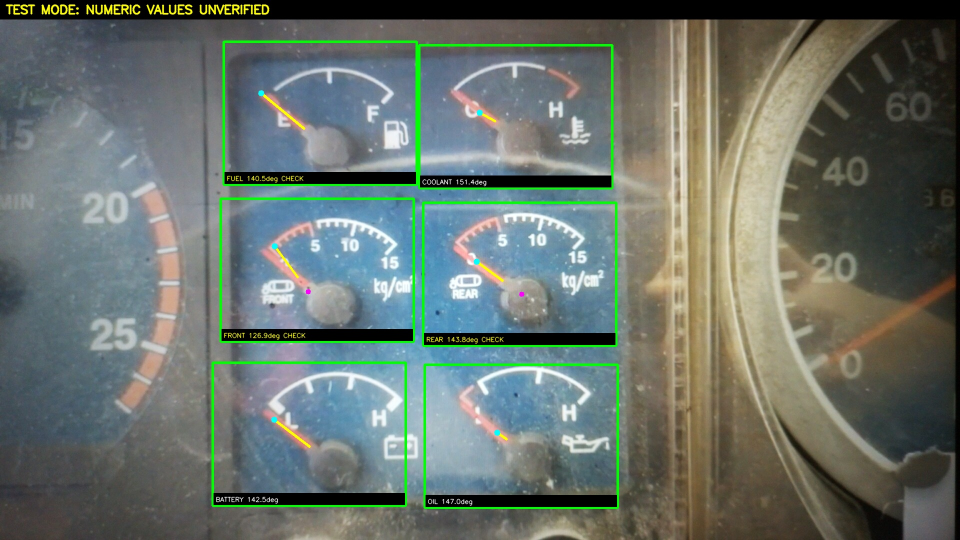
#> input picture sources/camera/centrabus_fast_runtime_v4/second_10cycle_accepted_review/01.jpg, 1920 x 1080 px (shown at 1/2 size); its folder holds only this picture in this run
$ python -i gauge_readers.py   (imports and definitions only)
#> lines starting #> are read from the running program, lines starting #| are printed output that depends on the picture; after the words box and inside, x2 and y2 are one past the last pixel; in counts of white or black regions, pixels touching at a corner belong together
#> further down, picture is the input picture: shape (1080, 1920, 3); mean B, G, R 106.2, 113.2, 103.6
#!/usr/bin/env python3

import cv2
import numpy as np
import math
from pathlib import Path


# ============================================================
# COMMON LINEAR GAUGE CALIBRATION
# BATTERY / COOLANT / FUEL / OIL
# ============================================================

ANGLE_LOW = 135.0
ANGLE_HIGH = 40.0


# ============================================================
# PRESSURE GAUGE CALIBRATION
# FRONT / REAR
# ============================================================

PRESSURE_CALIBRATION = [
    (137.3, 0.0),
    (110.0, 5.0),
    (75.0, 10.0),
    (43.8, 15.0),
]


# ============================================================
# CALIBRATION0 REFERENCE GEOMETRY
#
# These are reference values for testing.
# Final live-camera geometry will be calibrated after
# the camera is permanently mounted.
# ============================================================

FRONT_CONFIG = {
    "pivot_x": 190,
    "pivot_y": 225,
    "min_radius": 10,
    "max_radius": 165,
    "corridor_width": 18,
    "min_component_area": 50,
}

REAR_CONFIG = {
    "pivot_x": 190,
    "pivot_y": 225,
    "min_radius": 10,
    "max_radius": 160,
    "corridor_width": 18,
    "min_component_area": 50,
}

OIL_PIVOT = (205, 215)
OIL_RADIUS_MIN = 10
OIL_RADIUS_MAX = 180


# ============================================================
# BASIC CHECK
# ============================================================

def _check_image(image):

    if image is None:
        raise ValueError("Gauge image is None.")

    if not isinstance(image, np.ndarray):
        raise TypeError(
            "Gauge image must be a NumPy/OpenCV image."
        )

    if image.ndim != 3:
        raise ValueError(
            "Gauge image must be a BGR color image."
        )


# ============================================================
# ANGLE -> PERCENT
# ============================================================

def _angle_to_percent(
    angle,
    angle_low=ANGLE_LOW,
    angle_high=ANGLE_HIGH
):

    if angle >= angle_low:
        return 0.0

    if angle <= angle_high:
        return 100.0

    value = (
        (angle_low - angle)
        /
        (angle_low - angle_high)
    ) * 100.0

    return max(
        0.0,
        min(100.0, value)
    )


# ============================================================
# SIMPLE RED MASK
#
# BATTERY / COOLANT / FUEL / OIL
# ============================================================

def _create_simple_red_mask(image):

    hsv = cv2.cvtColor(
        image,
        cv2.COLOR_BGR2HSV
    )
#> hsv: shape (1080, 1920, 3); mean H, S, V 62.2, 60.1, 122.5

    lower1 = np.array(
        [0, 90, 80],
        dtype=np.uint8
    )

    upper1 = np.array(
        [12, 255, 255],
        dtype=np.uint8
    )

    lower2 = np.array(
        [165, 90, 80],
        dtype=np.uint8
    )

    upper2 = np.array(
        [179, 255, 255],
        dtype=np.uint8
    )

    mask1 = cv2.inRange(
        hsv,
        lower1,
        upper1
    )
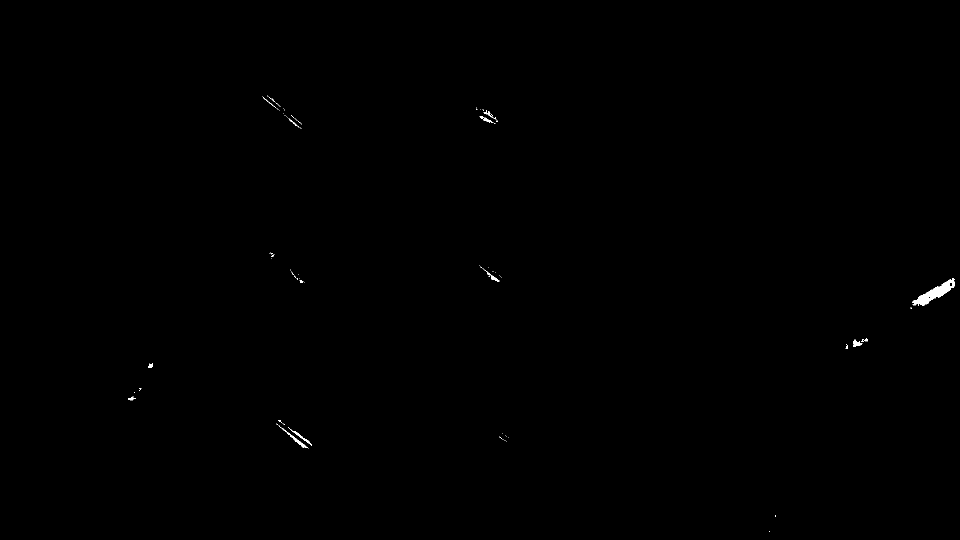
#> mask1: shape (1080, 1920) (shown at 1/2 size); 0.14% white; 83 white regions (68 under 20 px), largest, box (x1, y1, x2, y2) and area: (1825, 556, 1910, 612) 1533, (563, 855, 617, 897) 224, (576, 855, 624, 891) 167

    mask2 = cv2.inRange(
        hsv,
        lower2,
        upper2
    )
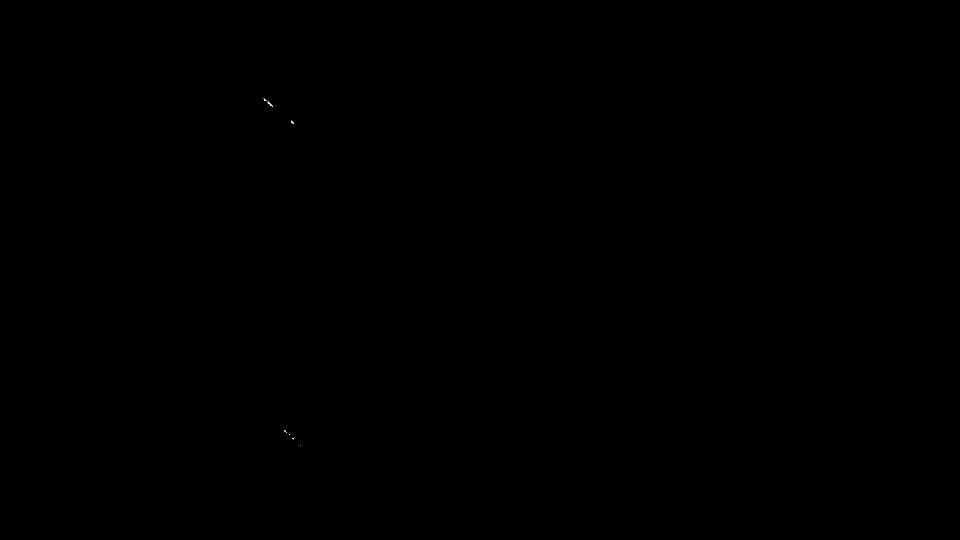
#> mask2: shape (1080, 1920) (shown at 1/2 size); 0% white in thin lines or dots, all inside (x1, y1, x2, y2) = (526, 196, 602, 891)

    mask = cv2.bitwise_or(
        mask1,
        mask2
    )
#> mask: shape (1080, 1920); 0.15% white; 82 white regions (67 under 20 px), largest, box (x1, y1, x2, y2) and area: (1825, 556, 1910, 612) 1533, (563, 855, 617, 897) 241, (576, 855, 624, 891) 167

    kernel = np.ones(
        (3, 3),
        np.uint8
    )

    mask = cv2.morphologyEx(
        mask,
        cv2.MORPH_OPEN,
        kernel
    )
#> mask: shape (1080, 1920); 0.12% white; 19 white regions (4 under 20 px), largest, box (x1, y1, x2, y2) and area: (1825, 556, 1910, 611) 1486, (580, 870, 612, 895) 184, (1706, 680, 1723, 694) 143

    mask = cv2.morphologyEx(
        mask,
        cv2.MORPH_CLOSE,
        kernel
    )
#> mask: shape (1080, 1920); 0.12% white; 18 white regions (4 under 20 px), largest, box (x1, y1, x2, y2) and area: (1825, 556, 1910, 611) 1506, (580, 870, 612, 895) 185, (1706, 680, 1723, 694) 144

    return mask


# [101 lines left out: functions _create_simple_red_mask_relaxed, _locally_aligned_hub, _rescue_battery, not called in this run]


# ============================================================
# SELECT LONG RED COMPONENT
#
# Used by BATTERY / COOLANT / FUEL / OIL
# ============================================================

def _select_elongated_component(
    mask,
    min_area,
    *,
    hub=None,
    scale=1.0,
):

#> called with min_area = 300, scale = 1
    count, labels, stats, _ = (
        cv2.connectedComponentsWithStats(
            mask,
            connectivity=8
        )
    )
#> labels: shape (1080, 1920) int32; 19 distinct labels, from 0 to 18
#> count = 19; stats = 19 rows, first 6: [0, 0, 1920, 1080, 2071182], [529, 199, 4, 3, 12], [536, 204, 9, 8, 34], [976, 223, 4, 8, 26], [960, 233, 22, 11, 96], [582, 242, 7, 6, 23]

    components = []

    for i in range(1, count):

        width = stats[
            i,
            cv2.CC_STAT_WIDTH
        ]

        height = stats[
            i,
            cv2.CC_STAT_HEIGHT
        ]

        area = stats[
            i,
            cv2.CC_STAT_AREA
        ]

        if area < min_area:
            continue

        elongation = (
            max(width, height)
            /
            max(
                1,
                min(width, height)
            )
        )

        score = (
            area
            *
            elongation
        )

        components.append(
            (
                score,
                i
            )
        )
#> this loop made 18 passes
#> (width, height, area) on passes 2, 3, 4, 5, 8, 10, 12, 13, 14, 15, 16, 17: (9, 8, 34), (4, 8, 26), (22, 11, 96), (7, 6, 23), (16, 12, 84), (5, 5, 23), (17, 14, 144), (4, 6, 23), (10, 8, 61), (8, 6, 39), (17, 14, 71), (32, 25, 185)
#> (width, height, area, elongation, score) on pass 9: (85, 55, 1506, 1.55, 2327.5)
#> after the loop, components = [(2327.5, 9)]

    if not components:
        raise RuntimeError(
            "No red needle component detected."
        )

    components.sort(
        reverse=True
    )

    component_id = components[0][1]
#> component_id = 9
#> in _read_simple_linear_gauge, `needle_mask = _select_elongated_component( red_mask, min_area=min_area..`: needle_mask: shape (1080, 1920); 0.07% white; 1 white region, box (x1, y1, x2, y2) and area: (1825, 556, 1910, 611) 1506

    if hub is not None:
        # A large red reflection can outscore the actual needle by area.
        # Rank plausible shafts by how closely their fitted line meets the
        # transformed pivot; use line fit and area only for ties.
        aligned = []
        for area_score, candidate_id in components:
            candidate_mask = np.where(labels == candidate_id, 255, 0).astype(np.uint8)
            fit = _fit_simple_needle(candidate_mask)
            if math.dist(fit["base"], fit["tip"]) < 35 * scale:
                continue
            hub_error = abs(
                (hub[0] - fit["x0"]) * (-fit["vy"])
                + (hub[1] - fit["y0"]) * fit["vx"]
            )
            if hub_error > max(8.0, 50.0 * scale):
                continue
            ys, xs = np.where(candidate_mask > 0)
            residual = (xs - fit["x0"]) * (-fit["vy"]) + (ys - fit["y0"]) * fit["vx"]
            fit_rms = float(np.sqrt(np.mean(residual * residual)))
            aligned.append((hub_error / scale, fit_rms / scale, -area_score, candidate_id))
        if aligned:
            component_id = min(aligned)[-1]

    component_mask = np.zeros_like(
        mask
    )

    component_mask[
        labels == component_id
    ] = 255

    return component_mask


# ============================================================
# FIT SIMPLE NEEDLE
#
# Same basic line method used by
# BATTERY / COOLANT / FUEL
# ============================================================

def _fit_simple_needle(
    needle_mask
):

    ys, xs = np.where(
        needle_mask > 0
    )
#> ys = 1506 values from 556 to 610; xs = 1506 values, max 1909 at index 100, min 1825 at index 1326, mean 1869.6

    if len(xs) == 0:
        raise RuntimeError(
            "No needle pixels detected."
        )

    points = np.column_stack(
        (xs, ys)
    ).astype(
        np.float32
    )
#> points = 1506 pairs, first value 1825 to 1909, second value 556 to 610

    vx, vy, x0, y0 = cv2.fitLine(
        points,
        cv2.DIST_L2,
        0,
        0.01,
        0.01
    )
#> vx = [0.875]; vy = [-0.483]; x0 = [1869.6]; y0 = [586]

    vx = float(vx[0])
#> vx = 0.875
    vy = float(vy[0])
#> vy = -0.483
    x0 = float(x0[0])
#> x0 = 1869.6
    y0 = float(y0[0])
#> y0 = 586

    # Same direction rule used by the
    # original battery/coolant/fuel code.
    if vy > 0:
        vx = -vx
        vy = -vy

    angle = math.degrees(
        math.atan2(
            -vy,
            vx
        )
    )
#> angle = 28.91

    if angle < 0:
        angle += 360

    projection = (
        (points[:, 0] - x0) * vx
        +
        (points[:, 1] - y0) * vy
    )
#> projection = 1506 values, max 46.77 at index 6, min -48.21 at index 1391, mean -3.89e-05

    minimum = projection.min()
#> minimum = -48.21
    maximum = projection.max()
#> maximum = 46.77

    p1 = (
        int(x0 + minimum * vx),
        int(y0 + minimum * vy)
    )
#> p1 = (1827, 609)

    p2 = (
        int(x0 + maximum * vx),
        int(y0 + maximum * vy)
    )
#> p2 = (1910, 563)

    if p1[1] < p2[1]:

        tip = p1
        base = p2

    else:

        tip = p2
#> tip = (1910, 563)
        base = p1
#> base = (1827, 609)

    return {
        "angle": angle,
        "vx": vx,
        "vy": vy,
        "x0": x0,
        "y0": y0,
        "base": base,
        "tip": tip,
        "needle_mask": needle_mask,
    }


# ============================================================
# GENERIC SIMPLE LINEAR GAUGE
# ============================================================

def _read_simple_linear_gauge(
    image,
    gauge_name,
    statuses,
    scale=1.0,
    hub=None,
):

    _check_image(image)
    if not math.isfinite(scale) or scale <= 0:
        raise ValueError("Gauge scale must be positive and finite.")

    red_mask = _create_simple_red_mask(
        image
    )

    min_area = max(25, round(300 * scale * scale))
    mask_mode = "strict"
    try:
        needle_mask = _select_elongated_component(
            red_mask, min_area=min_area,
            hub=hub if gauge_name == "coolant" else None, scale=scale,
        )
    except RuntimeError:
        if hub is None:
            raise
        relaxed_mask = _create_simple_red_mask_relaxed(image)
        needle_mask = _select_elongated_component(
            relaxed_mask, min_area=min_area,
            hub=hub if gauge_name == "coolant" else None, scale=scale,
        )
        mask_mode = "relaxed"

    detected = _fit_simple_needle(
        needle_mask
    )
#> detected = 8 items

    base = detected["base"]
#> base = (1827, 609)
    tip = detected["tip"]
#> tip = (1910, 563)
    line_span = math.dist(base, tip)
#> line_span = 94.89
    if line_span < 35 * scale:
        raise RuntimeError(f"{gauge_name} red component is too short to be a needle.")

    hub_error = None
    if hub is not None:
        vx, vy = detected["vx"], detected["vy"]
        hub_error = abs(
            (hub[0] - detected["x0"]) * (-vy)
            + (hub[1] - detected["y0"]) * vx
        )
        if hub_error > max(8.0, 50.0 * scale):
            raise RuntimeError(f"{gauge_name} red component misses the gauge hub.")

    percent = _angle_to_percent(
        detected["angle"]
    )
#> percent = 100

    if percent < 25:

        status = statuses[0]

    elif percent < 75:

        status = statuses[1]

    else:

        status = statuses[2]

    return {
        "gauge": gauge_name,
        "angle": detected["angle"],
        "percent": percent,
        "status": status,
        "base": detected["base"],
        "tip": detected["tip"],
        "needle_mask": detected["needle_mask"],
        "line_span": line_span,
        "hub_error": hub_error,
        "mask_mode": mask_mode,
    }


# ============================================================
# BATTERY
# ============================================================

def read_battery(image, *, scale=1.0, hub=None):
    try:
        return _read_simple_linear_gauge(
            image, gauge_name="battery", scale=scale, hub=hub,
            statuses=("LOW", "NORMAL", "HIGH")
        )
    except RuntimeError:
        if hub is not None and math.isfinite(scale) and scale > 0:
            rescued = _rescue_battery(image, scale, hub)
            if rescued is not None:
                return rescued
        raise


# ============================================================
# COOLANT
# ============================================================

# [1635 lines left out: functions read_coolant, read_fuel, read_oil, _angle_to_pressure, _create_pressure_red_mask, _create_pressure_red_mask_relaxed and 4 more, not called in this run]


# V4 development: guard the validated reader with a full-shaft comparison.
# Keeping the original readers as fallbacks preserves their behavior whenever
# the relaxed mask does not show a substantially longer physical needle.
from coherent_needle import candidates as _coherent_candidates, should_replace as _replace_short_fit

_read_oil_v3 = read_oil
_read_rear_v3 = read_rear


# [45 lines left out: functions read_oil, read_rear, not called in this run]

>>> import cv2
>>> picture = cv2.imread('second_10cycle_accepted_review/01.jpg')
>>> result = read_battery(picture)
#> result = 10 items
